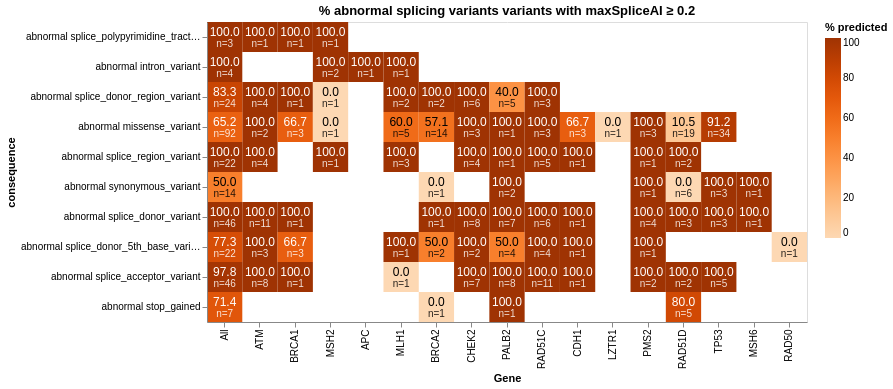
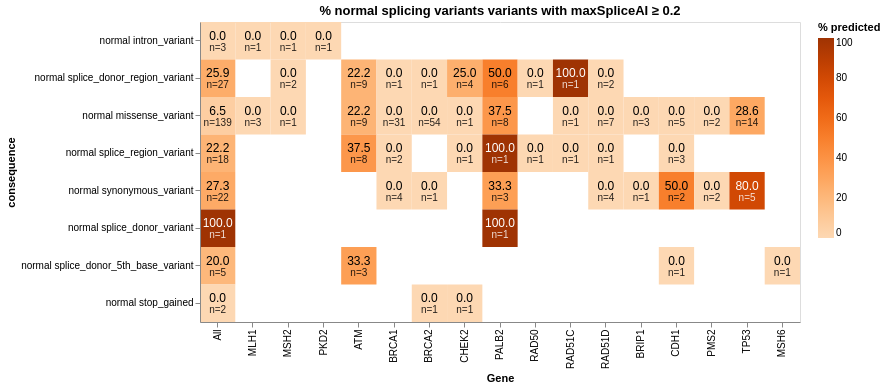

Notebook code cell kept with these figures, in order:
### Code cell
consequences = simple_consequences

measured_splice_impacts = ['abnormal', 'normal']

for impact in measured_splice_impacts:

    subsets = [
        (impact,     final_merged.loc[final_merged['splice_consequence'] == impact], None),
    ]


    cov_df = pd.concat([
        compute_spliceai_coverage(subset, threshold=0.2, consequences=[cons])
        .assign(consequence=f'{label} {cons}'.strip())
        for cons in consequences
        for label, subset, allowed_cons in subsets
        if allowed_cons is None or cons in allowed_cons
    ], ignore_index=True)

    lof_spliceai_map = coverage_heatmap(cov_df, threshold=0.2, var_type = f'{impact} splicing variants')

    lof_spliceai_map.display()

### Figure 1 — Vega-Lite specification as saved in the notebook (floating-point values rounded to 4 significant figures)
{"config": {"view": {"continuousWidth": 300, "continuousHeight": 300}}, "layer": [{"mark": {"type": "rect"}, "encoding": {"color": {"field": "pct", "legend": {"title": "% predicted"}, "scale": {"domain": [0, 100], "scheme": "oranges"}, "type": "quantitative"}, "tooltip": [{"field": "Gene", "type": "nominal"}, {"field": "consequence", "type": "nominal"}, {"field": "pct", "format": ".1f", "title": "% predicted", "type": "quantitative"}, {"field": "n", "title": "n", "type": "quantitative"}], "x": {"field": "Gene", "sort": ["All", "ATM", "BRCA1", "MSH2", "APC", "MLH1", "BRCA2", "CHEK2", "PALB2", "RAD51C", "CDH1", "LZTR1", "PMS2", "RAD51D", "TP53", "MSH6", "RAD50"], "type": "nominal"}, "y": {"field": "consequence", "sort": ["abnormal splice_polypyrimidine_tract_variant", "abnormal intron_variant", "abnormal splice_donor_region_variant", "abnormal missense_variant", "abnormal splice_region_variant", "abnormal synonymous_variant", "abnormal splice_donor_variant", "abnormal splice_donor_5th_base_variant", "abnormal splice_acceptor_variant", "abnormal stop_gained"], "type": "nominal"}}}, {"mark": {"type": "text", "dy": -5, "fontSize": 12}, "encoding": {"color": {"condition": {"test": "(datum.pct > 60)", "value": "white"}, "value": "black"}, "text": {"field": "pct", "format": ".1f", "type": "quantitative"}, "x": {"field": "Gene", "sort": ["All", "ATM", "BRCA1", "MSH2", "APC", "MLH1", "BRCA2", "CHEK2", "PALB2", "RAD51C", "CDH1", "LZTR1", "PMS2", "RAD51D", "TP53", "MSH6", "RAD50"], "type": "nominal"}, "y": {"field": "consequence", "sort": ["abnormal splice_polypyrimidine_tract_variant", "abnormal intron_variant", "abnormal splice_donor_region_variant", "abnormal missense_variant", "abnormal splice_region_variant", "abnormal synonymous_variant", "abnormal splice_donor_variant", "abnormal splice_donor_5th_base_variant", "abnormal splice_acceptor_variant", "abnormal stop_gained"], "type": "nominal"}}}, {"mark": {"type": "text", "dy": 7, "fontSize": 10, "opacity": 0.85}, "encoding": {"color": {"condition": {"test": "(datum.pct > 60)", "value": "white"}, "value": "black"}, "text": {"field": "n_label", "type": "nominal"}, "x": {"field": "Gene", "sort": ["All", "ATM", "BRCA1", "MSH2", "APC", "MLH1", "BRCA2", "CHEK2", "PALB2", "RAD51C", "CDH1", "LZTR1", "PMS2", "RAD51D", "TP53", "MSH6", "RAD50"], "type": "nominal"}, "y": {"field": "consequence", "sort": ["abnormal splice_polypyrimidine_tract_variant", "abnormal intron_variant", "abnormal splice_donor_region_variant", "abnormal missense_variant", "abnormal splice_region_variant", "abnormal synonymous_variant", "abnormal splice_donor_variant", "abnormal splice_donor_5th_base_variant", "abnormal splice_acceptor_variant", "abnormal stop_gained"], "type": "nominal"}}, "transform": [{"calculate": "\"n=\" + datum.n", "as": "n_label"}]}], "data": {"name": "data-a69ac7134df7b55a2b0b3d48c3c4a2e2"}, "height": 300, "title": "% abnormal splicing variants variants with maxSpliceAI ≥ 0.2", "width": 600, "$schema": "https://vega.github.io/schema/vega-lite/v6.1.0.json", "datasets": {"data-a69ac7134df7b55a2b0b3d48c3c4a2e2": [{"consequence": "abnormal splice_polypyrimidine_tract_variant", "Gene": "ATM", "pct": 100.0, "n": 1}, {"consequence": "abnormal splice_polypyrimidine_tract_variant", "Gene": "BRCA1", "pct": 100.0, "n": 1}, {"consequence": "abnormal splice_polypyrimidine_tract_variant", "Gene": "MSH2", "pct": 100.0, "n": 1}, {"consequence": "abnormal splice_polypyrimidine_tract_variant", "Gene": "All", "pct": 100.0, "n": 3}, {"consequence": "abnormal intron_variant", "Gene": "APC", "pct": 100.0, "n": 1}, {"consequence": "abnormal intron_variant", "Gene": "MLH1", "pct": 100.0, "n": 1}, {"consequence": "abnormal intron_variant", "Gene": "MSH2", "pct": 100.0, "n": 2}, {"consequence": "abnormal intron_variant", "Gene": "All", "pct": 100.0, "n": 4}, {"consequence": "abnormal splice_donor_region_variant", "Gene": "ATM", "pct": 100.0, "n": 4}, {"consequence": "abnormal splice_donor_region_variant", "Gene": "BRCA1", "pct": 100.0, "n": 1}, {"consequence": "abnormal splice_donor_region_variant", "Gene": "BRCA2", "pct": 100.0, "n": 2}, {"consequence": "abnormal splice_donor_region_variant", "Gene": "CHEK2", "pct": 100.0, "n": 6}, {"consequence": "abnormal splice_donor_region_variant", "Gene": "MLH1", "pct": 100.0, "n": 2}, {"consequence": "abnormal splice_donor_region_variant", "Gene": "MSH2", "pct": 0.0, "n": 1}, {"consequence": "abnormal splice_donor_region_variant", "Gene": "PALB2", "pct": 40.0, "n": 5}, {"consequence": "abnormal splice_donor_region_variant", "Gene": "RAD51C", "pct": 100.0, "n": 3}, {"consequence": "abnormal splice_donor_region_variant", "Gene": "All", "pct": 83.33, "n": 24}, {"consequence": "abnormal missense_variant", "Gene": "ATM", "pct": 100.0, "n": 2}, {"consequence": "abnormal missense_variant", "Gene": "BRCA1", "pct": 66.67, "n": 3}, {"consequence": "abnormal missense_variant", "Gene": "BRCA2", "pct": 57.14, "n": 14}, {"consequence": "abnormal missense_variant", "Gene": "CDH1", "pct": 66.67, "n": 3}, {"consequence": "abnormal missense_variant", "Gene": "CHEK2", "pct": 100.0, "n": 3}, {"consequence": "abnormal missense_variant", "Gene": "LZTR1", "pct": 0.0, "n": 1}, {"consequence": "abnormal missense_variant", "Gene": "MLH1", "pct": 60.0, "n": 5}, {"consequence": "abnormal missense_variant", "Gene": "MSH2", "pct": 0.0, "n": 1}, {"consequence": "abnormal missense_variant", "Gene": "PALB2", "pct": 100.0, "n": 1}, {"consequence": "abnormal missense_variant", "Gene": "PMS2", "pct": 100.0, "n": 3}, {"consequence": "abnormal missense_variant", "Gene": "RAD51C", "pct": 100.0, "n": 3}, {"consequence": "abnormal missense_variant", "Gene": "RAD51D", "pct": 10.53, "n": 19}, {"consequence": "abnormal missense_variant", "Gene": "TP53", "pct": 91.18, "n": 34}, {"consequence": "abnormal missense_variant", "Gene": "All", "pct": 65.22, "n": 92}, {"consequence": "abnormal splice_region_variant", "Gene": "ATM", "pct": 100.0, "n": 4}, {"consequence": "abnormal splice_region_variant", "Gene": "CDH1", "pct": 100.0, "n": 1}, {"consequence": "abnormal splice_region_variant", "Gene": "CHEK2", "pct": 100.0, "n": 4}, {"consequence": "abnormal splice_region_variant", "Gene": "MLH1", "pct": 100.0, "n": 3}, {"consequence": "abnormal splice_region_variant", "Gene": "MSH2", "pct": 100.0, "n": 1}, {"consequence": "abnormal splice_region_variant", "Gene": "PALB2", "pct": 100.0, "n": 1}, {"consequence": "abnormal splice_region_variant", "Gene": "PMS2", "pct": 100.0, "n": 1}, {"consequence": "abnormal splice_region_variant", "Gene": "RAD51C", "pct": 100.0, "n": 5}, {"consequence": "abnormal splice_region_variant", "Gene": "RAD51D", "pct": 100.0, "n": 2}, {"consequence": "abnormal splice_region_variant", "Gene": "All", "pct": 100.0, "n": 22}, {"consequence": "abnormal synonymous_variant", "Gene": "BRCA2", "pct": 0.0, "n": 1}, {"consequence": "abnormal synonymous_variant", "Gene": "MSH6", "pct": 100.0, "n": 1}, {"consequence": "abnormal synonymous_variant", "Gene": "PALB2", "pct": 100.0, "n": 2}, {"consequence": "abnormal synonymous_variant", "Gene": "PMS2", "pct": 100.0, "n": 1}, {"consequence": "abnormal synonymous_variant", "Gene": "RAD51D", "pct": 0.0, "n": 6}, {"consequence": "abnormal synonymous_variant", "Gene": "TP53", "pct": 100.0, "n": 3}, {"consequence": "abnormal synonymous_variant", "Gene": "All", "pct": 50.0, "n": 14}, {"consequence": "abnormal splice_donor_variant", "Gene": "ATM", "pct": 100.0, "n": 11}, {"consequence": "abnormal splice_donor_variant", "Gene": "BRCA1", "pct": 100.0, "n": 1}, {"consequence": "abnormal splice_donor_variant", "Gene": "BRCA2", "pct": 100.0, "n": 1}, {"consequence": "abnormal splice_donor_variant", "Gene": "CDH1", "pct": 100.0, "n": 1}, {"consequence": "abnormal splice_donor_variant", "Gene": "CHEK2", "pct": 100.0, "n": 8}, {"consequence": "abnormal splice_donor_variant", "Gene": "MSH6", "pct": 100.0, "n": 1}, {"consequence": "abnormal splice_donor_variant", "Gene": "PALB2", "pct": 100.0, "n": 7}, {"consequence": "abnormal splice_donor_variant", "Gene": "PMS2", "pct": 100.0, "n": 4}, {"consequence": "abnormal splice_donor_variant", "Gene": "RAD51C", "pct": 100.0, "n": 6}, {"consequence": "abnormal splice_donor_variant", "Gene": "RAD51D", "pct": 100.0, "n": 3}, {"consequence": "abnormal splice_donor_variant", "Gene": "TP53", "pct": 100.0, "n": 3}, {"consequence": "abnormal splice_donor_variant", "Gene": "All", "pct": 100.0, "n": 46}, {"consequence": "abnormal splice_donor_5th_base_variant", "Gene": "ATM", "pct": 100.0, "n": 3}, {"consequence": "abnormal splice_donor_5th_base_variant", "Gene": "BRCA1", "pct": 66.67, "n": 3}, {"consequence": "abnormal splice_donor_5th_base_variant", "Gene": "BRCA2", "pct": 50.0, "n": 2}, {"consequence": "abnormal splice_donor_5th_base_variant", "Gene": "CDH1", "pct": 100.0, "n": 1}, {"consequence": "abnormal splice_donor_5th_base_variant", "Gene": "CHEK2", "pct": 100.0, "n": 2}, {"consequence": "abnormal splice_donor_5th_base_variant", "Gene": "MLH1", "pct": 100.0, "n": 1}, {"consequence": "abnormal splice_donor_5th_base_variant", "Gene": "PALB2", "pct": 50.0, "n": 4}, {"consequence": "abnormal splice_donor_5th_base_variant", "Gene": "PMS2", "pct": 100.0, "n": 1}, {"consequence": "abnormal splice_donor_5th_base_variant", "Gene": "RAD50", "pct": 0.0, "n": 1}, {"consequence": "abnormal splice_donor_5th_base_variant", "Gene": "RAD51C", "pct": 100.0, "n": 4}, {"consequence": "abnormal splice_donor_5th_base_variant", "Gene": "All", "pct": 77.27, "n": 22}, {"consequence": "abnormal splice_acceptor_variant", "Gene": "ATM", "pct": 100.0, "n": 8}, {"consequence": "abnormal splice_acceptor_variant", "Gene": "BRCA1", "pct": 100.0, "n": 1}, {"consequence": "abnormal splice_acceptor_variant", "Gene": "CDH1", "pct": 100.0, "n": 1}, {"consequence": "abnormal splice_acceptor_variant", "Gene": "CHEK2", "pct": 100.0, "n": 7}, {"consequence": "abnormal splice_acceptor_variant", "Gene": "MLH1", "pct": 0.0, "n": 1}, {"consequence": "abnormal splice_acceptor_variant", "Gene": "PALB2", "pct": 100.0, "n": 8}, {"consequence": "abnormal splice_acceptor_variant", "Gene": "PMS2", "pct": 100.0, "n": 2}, {"consequence": "abnormal splice_acceptor_variant", "Gene": "RAD51C", "pct": 100.0, "n": 11}, {"consequence": "abnormal splice_acceptor_variant", "Gene": "RAD51D", "pct": 100.0, "n": 2}, {"consequence": "abnormal splice_acceptor_variant", "Gene": "TP53", "pct": 100.0, "n": 5}, {"consequence": "abnormal splice_acceptor_variant", "Gene": "All", "pct": 97.83, "n": 46}, {"consequence": "abnormal stop_gained", "Gene": "BRCA2", "pct": 0.0, "n": 1}, {"consequence": "abnormal stop_gained", "Gene": "PALB2", "pct": 100.0, "n": 1}, {"consequence": "abnormal stop_gained", "Gene": "RAD51D", "pct": 80.0, "n": 5}, {"consequence": "abnormal stop_gained", "Gene": "All", "pct": 71.43, "n": 7}]}}

### Figure 2 — Vega-Lite specification as saved in the notebook (floating-point values rounded to 4 significant figures)
{"config": {"view": {"continuousWidth": 300, "continuousHeight": 300}}, "layer": [{"mark": {"type": "rect"}, "encoding": {"color": {"field": "pct", "legend": {"title": "% predicted"}, "scale": {"domain": [0, 100], "scheme": "oranges"}, "type": "quantitative"}, "tooltip": [{"field": "Gene", "type": "nominal"}, {"field": "consequence", "type": "nominal"}, {"field": "pct", "format": ".1f", "title": "% predicted", "type": "quantitative"}, {"field": "n", "title": "n", "type": "quantitative"}], "x": {"field": "Gene", "sort": ["All", "MLH1", "MSH2", "PKD2", "ATM", "BRCA1", "BRCA2", "CHEK2", "PALB2", "RAD50", "RAD51C", "RAD51D", "BRIP1", "CDH1", "PMS2", "TP53", "MSH6"], "type": "nominal"}, "y": {"field": "consequence", "sort": ["normal intron_variant", "normal splice_donor_region_variant", "normal missense_variant", "normal splice_region_variant", "normal synonymous_variant", "normal splice_donor_variant", "normal splice_donor_5th_base_variant", "normal stop_gained"], "type": "nominal"}}}, {"mark": {"type": "text", "dy": -5, "fontSize": 12}, "encoding": {"color": {"condition": {"test": "(datum.pct > 60)", "value": "white"}, "value": "black"}, "text": {"field": "pct", "format": ".1f", "type": "quantitative"}, "x": {"field": "Gene", "sort": ["All", "MLH1", "MSH2", "PKD2", "ATM", "BRCA1", "BRCA2", "CHEK2", "PALB2", "RAD50", "RAD51C", "RAD51D", "BRIP1", "CDH1", "PMS2", "TP53", "MSH6"], "type": "nominal"}, "y": {"field": "consequence", "sort": ["normal intron_variant", "normal splice_donor_region_variant", "normal missense_variant", "normal splice_region_variant", "normal synonymous_variant", "normal splice_donor_variant", "normal splice_donor_5th_base_variant", "normal stop_gained"], "type": "nominal"}}}, {"mark": {"type": "text", "dy": 7, "fontSize": 10, "opacity": 0.85}, "encoding": {"color": {"condition": {"test": "(datum.pct > 60)", "value": "white"}, "value": "black"}, "text": {"field": "n_label", "type": "nominal"}, "x": {"field": "Gene", "sort": ["All", "MLH1", "MSH2", "PKD2", "ATM", "BRCA1", "BRCA2", "CHEK2", "PALB2", "RAD50", "RAD51C", "RAD51D", "BRIP1", "CDH1", "PMS2", "TP53", "MSH6"], "type": "nominal"}, "y": {"field": "consequence", "sort": ["normal intron_variant", "normal splice_donor_region_variant", "normal missense_variant", "normal splice_region_variant", "normal synonymous_variant", "normal splice_donor_variant", "normal splice_donor_5th_base_variant", "normal stop_gained"], "type": "nominal"}}, "transform": [{"calculate": "\"n=\" + datum.n", "as": "n_label"}]}], "data": {"name": "data-1094bfce6222b4754888ddf4fdc78585"}, "height": 300, "title": "% normal splicing variants variants with maxSpliceAI ≥ 0.2", "width": 600, "$schema": "https://vega.github.io/schema/vega-lite/v6.1.0.json", "datasets": {"data-1094bfce6222b4754888ddf4fdc78585": [{"consequence": "normal intron_variant", "Gene": "MLH1", "pct": 0.0, "n": 1.0}, {"consequence": "normal intron_variant", "Gene": "MSH2", "pct": 0.0, "n": 1.0}, {"consequence": "normal intron_variant", "Gene": "PKD2", "pct": 0.0, "n": 1.0}, {"consequence": "normal intron_variant", "Gene": "All", "pct": 0.0, "n": 3.0}, {"consequence": "normal splice_donor_region_variant", "Gene": "ATM", "pct": 22.22, "n": 9.0}, {"consequence": "normal splice_donor_region_variant", "Gene": "BRCA1", "pct": 0.0, "n": 1.0}, {"consequence": "normal splice_donor_region_variant", "Gene": "BRCA2", "pct": 0.0, "n": 1.0}, {"consequence": "normal splice_donor_region_variant", "Gene": "CHEK2", "pct": 25.0, "n": 4.0}, {"consequence": "normal splice_donor_region_variant", "Gene": "MSH2", "pct": 0.0, "n": 2.0}, {"consequence": "normal splice_donor_region_variant", "Gene": "PALB2", "pct": 50.0, "n": 6.0}, {"consequence": "normal splice_donor_region_variant", "Gene": "RAD50", "pct": 0.0, "n": 1.0}, {"consequence": "normal splice_donor_region_variant", "Gene": "RAD51C", "pct": 100.0, "n": 1.0}, {"consequence": "normal splice_donor_region_variant", "Gene": "RAD51D", "pct": 0.0, "n": 2.0}, {"consequence": "normal splice_donor_region_variant", "Gene": "All", "pct": 25.93, "n": 27.0}, {"consequence": "normal missense_variant", "Gene": "ATM", "pct": 22.22, "n": 9.0}, {"consequence": "normal missense_variant", "Gene": "BRCA1", "pct": 0.0, "n": 31.0}, {"consequence": "normal missense_variant", "Gene": "BRCA2", "pct": 0.0, "n": 54.0}, {"consequence": "normal missense_variant", "Gene": "BRIP1", "pct": 0.0, "n": 3.0}, {"consequence": "normal missense_variant", "Gene": "CDH1", "pct": 0.0, "n": 5.0}, {"consequence": "normal missense_variant", "Gene": "CHEK2", "pct": 0.0, "n": 1.0}, {"consequence": "normal missense_variant", "Gene": "MLH1", "pct": 0.0, "n": 3.0}, {"consequence": "normal missense_variant", "Gene": "MSH2", "pct": 0.0, "n": 1.0}, {"consequence": "normal missense_variant", "Gene": "PALB2", "pct": 37.5, "n": 8.0}, {"consequence": "normal missense_variant", "Gene": "PMS2", "pct": 0.0, "n": 2.0}, {"consequence": "normal missense_variant", "Gene": "RAD51C", "pct": 0.0, "n": 1.0}, {"consequence": "normal missense_variant", "Gene": "RAD51D", "pct": 0.0, "n": 7.0}, {"consequence": "normal missense_variant", "Gene": "TP53", "pct": 28.57, "n": 14.0}, {"consequence": "normal missense_variant", "Gene": "All", "pct": 6.475, "n": 139.0}, {"consequence": "normal splice_region_variant", "Gene": "ATM", "pct": 37.5, "n": 8.0}, {"consequence": "normal splice_region_variant", "Gene": "BRCA1", "pct": 0.0, "n": 2.0}, {"consequence": "normal splice_region_variant", "Gene": "CDH1", "pct": 0.0, "n": 3.0}, {"consequence": "normal splice_region_variant", "Gene": "CHEK2", "pct": 0.0, "n": 1.0}, {"consequence": "normal splice_region_variant", "Gene": "PALB2", "pct": 100.0, "n": 1.0}, {"consequence": "normal splice_region_variant", "Gene": "RAD50", "pct": 0.0, "n": 1.0}, {"consequence": "normal splice_region_variant", "Gene": "RAD51C", "pct": 0.0, "n": 1.0}, {"consequence": "normal splice_region_variant", "Gene": "RAD51D", "pct": 0.0, "n": 1.0}, {"consequence": "normal splice_region_variant", "Gene": "All", "pct": 22.22, "n": 18.0}, {"consequence": "normal synonymous_variant", "Gene": "BRCA1", "pct": 0.0, "n": 4.0}, {"consequence": "normal synonymous_variant", "Gene": "BRCA2", "pct": 0.0, "n": 1.0}, {"consequence": "normal synonymous_variant", "Gene": "BRIP1", "pct": 0.0, "n": 1.0}, {"consequence": "normal synonymous_variant", "Gene": "CDH1", "pct": 50.0, "n": 2.0}, {"consequence": "normal synonymous_variant", "Gene": "PALB2", "pct": 33.33, "n": 3.0}, {"consequence": "normal synonymous_variant", "Gene": "PMS2", "pct": 0.0, "n": 2.0}, {"consequence": "normal synonymous_variant", "Gene": "RAD51D", "pct": 0.0, "n": 4.0}, {"consequence": "normal synonymous_variant", "Gene": "TP53", "pct": 80.0, "n": 5.0}, {"consequence": "normal synonymous_variant", "Gene": "All", "pct": 27.27, "n": 22.0}, {"consequence": "normal splice_donor_variant", "Gene": "PALB2", "pct": 100.0, "n": 1.0}, {"consequence": "normal splice_donor_variant", "Gene": "All", "pct": 100.0, "n": 1.0}, {"consequence": "normal splice_donor_5th_base_variant", "Gene": "ATM", "pct": 33.33, "n": 3.0}, {"consequence": "normal splice_donor_5th_base_variant", "Gene": "CDH1", "pct": 0.0, "n": 1.0}, {"consequence": "normal splice_donor_5th_base_variant", "Gene": "MSH6", "pct": 0.0, "n": 1.0}, {"consequence": "normal splice_donor_5th_base_variant", "Gene": "All", "pct": 20.0, "n": 5.0}, {"consequence": "normal stop_gained", "Gene": "BRCA2", "pct": 0.0, "n": 1.0}, {"consequence": "normal stop_gained", "Gene": "CHEK2", "pct": 0.0, "n": 1.0}, {"consequence": "normal stop_gained", "Gene": "All", "pct": 0.0, "n": 2.0}]}}
